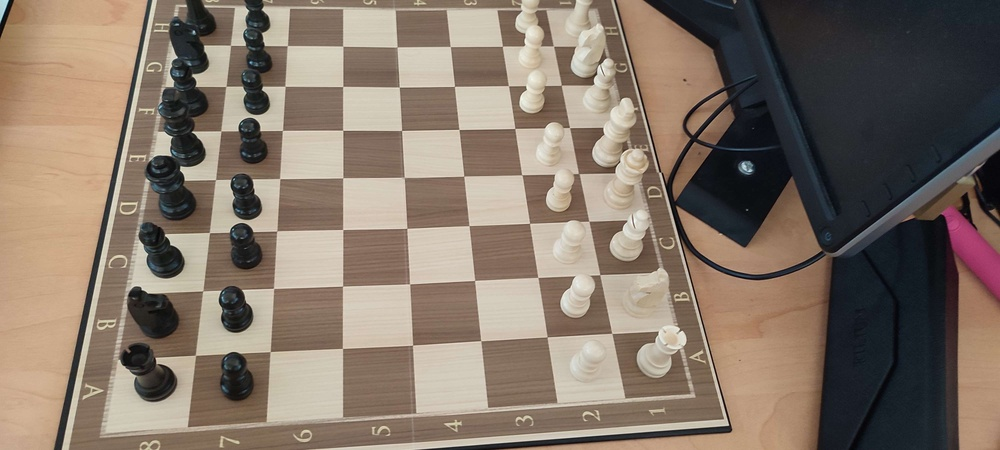
#> input picture ChessReader/img/1681206780824.jpg, 1000 x 450 px, shrunk from 4000 x 1800 before the run
$ python -i preprocess.py   (imports and definitions only)
#> lines starting #> are read from the running program, lines starting #| are printed output that depends on the picture; after the words box and inside, x2 and y2 are one past the last pixel; in counts of white or black regions, pixels touching at a corner belong together
import cv2
import logging
# [1 line not run here, left out]
import pathlib
import numpy

CHESSBOARD_SIZE = (7, 7)
"""Taille intérieure d'un échiquier."""

HIST_THRESHOLD = 3
"""Seuil de l'histogramme pour déterminer si une case est vide ou non."""

CROP_VALUE = 10
"""Valeur de rognage de l'image."""

MIN_PEAKS = 10
"""Nombre minimum de peak dans l'histogramme pour que la case soit considérée comme contenant une case."""

class Point:
    def __init__(self, x: int, y: int) -> None:
        self.x = int(x)
        self.y = int(y)

    def __add__(self, point):
        return Point(self.x + point.x, self.y + point.y)

    def __sub__(self, point):
        return Point(self.x - point.x, self.y - point.y)

    def __str__(self) -> str:
        return f"({self.x}, {self.y})"

    def __repr__(self) -> str:
        return str(self)

    def __iter__(self):
        return iter([self.x, self.y])

class Coordinates:
    def __init__(self, upperleft: Point, upperright: Point, lowerleft: Point, lowerright: Point) -> None:
        self.upperleft = upperleft
        self.upperright = upperright
        self.lowerleft = lowerleft
        self.lowerright = lowerright

    def minX1(self) -> int:
        return max(self.upperleft.x, self.lowerleft.x)

    def minX2(self) -> int:
        return min(self.upperright.x, self.lowerright.x)

    def minY1(self) -> int:
        return max(self.upperleft.y, self.upperright.y)

    def minY2(self) -> int:
        return min(self.lowerleft.y, self.lowerright.y)

    def maxX1(self) -> int:
        return min(self.upperleft.x, self.lowerleft.x)

    def maxX2(self) -> int:
        return max(self.upperright.x, self.lowerright.x)

    def maxY1(self) -> int:
        return min(self.upperleft.y, self.upperright.y)

    def maxY2(self) -> int:
        return max(self.lowerleft.y, self.lowerright.y)

    def get_image(self, image: cv2.Mat) -> cv2.Mat:
        return image[self.minY1():self.minY2(), self.minX1():self.minX2()]

    def __add__(self, coordinate):
        return Coordinates(self.upperleft + coordinate.upperleft, self.upperright + coordinate.upperright, self.lowerleft + coordinate.lowerleft, self.lowerright + coordinate.lowerright)

    def __sub__(self, coordinate):
        return Coordinates(self.upperleft - coordinate.upperleft, self.upperright - coordinate.upperright, self.lowerleft - coordinate.lowerleft, self.lowerright - coordinate.lowerright)

    def __str__(self) -> str:
        return f"[ {self.upperleft}, {self.upperright}\n  {self.lowerleft}, {self.lowerright} ]"

    def __repr__(self) -> str:
        return str(self)

# [25 lines left out: functions _show_image, _crop_to_square, not called in this run]

def _get_cases_coordinates(image: cv2.Mat) -> list:
    """Renvoie une liste de coordonnées de cases d'échiquier via la méthode de findChessboardCornersSB de OpenCV. Efficace pour les images avec une vue de haut."""

    image_bw = cv2.cvtColor(image, cv2.COLOR_BGR2GRAY)
    ret, corners = cv2.findChessboardCornersSB(image_bw, CHESSBOARD_SIZE, flags=cv2.CALIB_CB_NORMALIZE_IMAGE + cv2.CALIB_CB_EXHAUSTIVE + cv2.CALIB_CB_ACCURACY + cv2.CALIB_CB_LARGER)
    if not ret:
        logging.info("Echec de la reconnaissance de l'échiquier avec la méthode findChessboardCornersSB. Tentative avec la méthode findChessboardCorners...")
        ret, corners = cv2.findChessboardCorners(image_bw, CHESSBOARD_SIZE, flags=cv2.CALIB_CB_ADAPTIVE_THRESH + cv2.CALIB_CB_NORMALIZE_IMAGE)
        if not ret:
            raise ValueError(f"OpenCV2 n'a pas réussi à trouver un pattern d'échiquier de {CHESSBOARD_SIZE}.")

    coordinates = [[]]
    for i in range(len(corners) - 8):
        upperleft = Point(corners[i][0][0], corners[i][0][1])
        upperright = Point(corners[i + 1][0][0], corners[i + 1][0][1])
        lowerleft = Point(corners[i + 7][0][0], corners[i + 7][0][1])
        lowerright = Point(corners[i + 8][0][0], corners[i + 8][0][1])

        if upperleft.x > lowerright.x or upperleft.y > lowerright.y:
            coordinates.append([])
            continue

        coordinates[-1].append(Coordinates(upperleft, upperright, lowerleft, lowerright))

    # coordonnées extérieures
    for item in coordinates:
        point_first = item[0]
        point_second = item[1]
        point_before_last = item[-2]
        point_last = item[-1]

        point0 = point_first - (point_second - point_first)
        point8 = point_last + (point_last - point_before_last)

        item.insert(0, point0)
        item.append(point8)
    coordinates.insert(0, [])
    coordinates.append([])
    for i in range(len(coordinates)):
        point_first = coordinates[1][i]
        point_second = coordinates[2][i]
        point_before_last = coordinates[-3][i]
        point_last = coordinates[-2][i]

        point0 = point_first - (point_second - point_first)
        point8 = point_last + (point_last - point_before_last)

        coordinates[0].append(point0)
        coordinates[-1].append(point8)

    return sum(coordinates, []) # aplatit la liste

# [39 lines left out: functions _get_cases_coordinates_harris, _get_chessboard_outline, not called in this run]

def _wrap_image(image: cv2.Mat, coordinates: list) -> cv2.Mat:
    """Distords l'image pour que celle-ci ne contienne uniquement les cases du plateau de jeu."""

    height = image.shape[0]
    width = image.shape[1]
    length = int(height) if height > width else int(width)

    topleft = list(coordinates[0].upperleft)
    topright = list(coordinates[7].upperright)
    bottomleft = list(coordinates[56].lowerleft)
    bottomright = list(coordinates[63].lowerright)

    pts1 = numpy.float32([topleft, topright, bottomleft, bottomright])
    pts2 = numpy.float32([(0, 0), (length, 0), (0, length), (length, length)])
    M = cv2.getPerspectiveTransform(pts1, pts2)
    dst = cv2.warpPerspective(image, M, (width, height))

    h = height / 8
    w = width / 8
    for i in range(8):
        for j in range(8):
            c = Coordinates(Point(i * w, j * h), Point((i + 1) * w, j * h), Point(i * w, (j + 1) * h), Point((i + 1) * w, (j + 1) * h))

    return dst

def _get_cases_color(image: cv2.Mat) -> list:
    """Renvoie une liste de liste de couleurs de cases d'échiquier. True pour blanc, False pour noir."""

    bw_image = cv2.cvtColor(image, cv2.COLOR_BGR2GRAY)
    height, width = bw_image.shape[0] // 8, bw_image.shape[1] // 8
    blur = cv2.GaussianBlur(bw_image, (5, 5), 0)
    _, image_binary = cv2.threshold(blur, 0, 255, cv2.THRESH_BINARY + cv2.THRESH_OTSU)
    lowest_color_coordinates = (None, None)
    lowest_color_content = None
    for x in range(8):
        for y in range(8):
            coordinate = Coordinates(
                Point(x * width, y * height),
                Point(x * width + width, y * height),
                Point(x * width, y * height + height),
                Point(x * width + width, y * height + height)
            )
            average_color = numpy.average(coordinate.get_image(image_binary))
            if lowest_color_content is None or average_color < lowest_color_content:
                lowest_color_content = average_color
                color = average_color > 255 // 2
                lowest_color_coordinates = (x, y)

    if lowest_color_content == 255:
        raise ValueError("Couldn't get the chessboard cases color.")

    colors = []
    current_color = color if ((lowest_color_coordinates[0] % 2 == 0 and lowest_color_coordinates[1] == 0) or (lowest_color_coordinates[0] % 2 != 0 and lowest_color_coordinates[1] % 2 != 0)) else not color
    for _ in range(8):
        for _ in range(8):
            colors.append(current_color)
            current_color = not current_color
        current_color = not current_color
    return colors

# [39 lines left out: function _check_cases_content, not called in this run]

def _get_pieces_color(image: cv2.Mat) -> list:
    """Renvoie une liste de booléen renvoyant True si la couleur de la pièce est l'opposé de la couleur de la case."""

    height, width = image.shape[0] // 8, image.shape[1] // 8
    blur = cv2.GaussianBlur(image, (5,5), 0)
    _, img_binary = cv2.threshold(blur, 130, 255, cv2.THRESH_BINARY)
    img_binary_inverted = cv2.bitwise_not(img_binary)

    morph_kernel = numpy.ones((15, 15), numpy.uint8)
    output = cv2.morphologyEx(img_binary_inverted, cv2.MORPH_CLOSE, morph_kernel)
    pieces_color = []
    for x in range(8):
        for y in range(8):
            coordinate = Coordinates(
                Point(x * width, y * height),
                Point(x * width + width, y * height),
                Point(x * width, y * height + height),
                Point(x * width + width, y * height + height)
            )
            average_color = numpy.average(coordinate.get_image(output))
            b = average_color >= 255 - CROP_VALUE or average_color <= 0 + CROP_VALUE
            pieces_color.append(b)
    return pieces_color

def _preprocess_chessboard(image: cv2.Mat, rotation_factor: int = 0) -> list:
    """Méthode maîtresse qui convertit une image en échiquier digital. Renvoie une exception ValueError si l'image n'est pas valide ou si OpenCV échoue la reconnaissance de l'échiquier. Format de retour : [ (image, case_color, piece_color), ... ]"""

    for _ in range(rotation_factor):
        image = cv2.rotate(image, cv2.ROTATE_90_CLOCKWISE)
    if rotation_factor > 0:
        logging.info(f"Rotation de l'image de {rotation_factor * 90} degrés réalisée avec succès.")
    image = cv2.flip(image, 1)
    coordinates = _get_cases_coordinates(image)
    logging.info(f"Récupération des coordonnées des cases de l'échiquier réalisée avec succès.")
    warped_image = _wrap_image(image, coordinates)
    logging.info(f"Distorsion de l'image réalisée avec succès.")
    colors = _get_cases_color(warped_image)
    logging.info(f"Récupération des couleurs des cases de l'échiquier réalisée avec succès.")
    pieces_color = _get_pieces_color(warped_image)
    logging.info(f"Récupération des couleurs des pièces de l'échiquier réalisée avec succès.")
    # pieces = check_cases_content(warped_image)
    output = []
    for coordinate, case_color, piece_color in zip((coordinates), colors, pieces_color):
        output.append((coordinate.get_image(image), case_color, piece_color))
        # _show_image(coordinate.get_image(image))

    assert len(output) == 64
    logging.info(f"Succès du prétraitement de l'image.")
    return output

# [47 lines left out: functions preprocess_chessboard_from_file, preprocess_chessboard_from_memory, preprocess_with_coordinates, not called in this run]

>>> import cv2
>>> picture = cv2.imread('../../img/1681206780824.jpg')
#> picture is the input picture: shape (450, 1000, 3); mean B, G, R 104.5, 117.5, 132.2
>>> result = _preprocess_chessboard(picture)
#> in _preprocess_chessboard, `image = cv2.flip(image, 1)`:
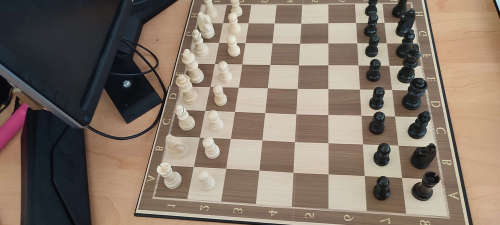
#> image: shape (450, 1000, 3) (shown at 1/2 size); mean B, G, R 104.5, 117.5, 132.2
#> in _get_cases_coordinates, `image_bw = cv2.cvtColor(image, cv2.COLOR_BGR2GRAY)`:
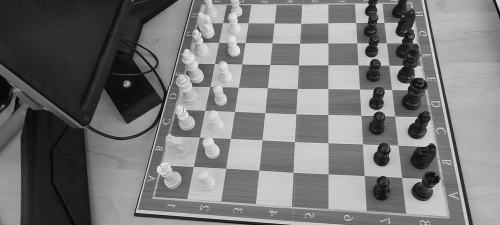
#> image_bw: shape (450, 1000) (shown at 1/2 size); min 1, max 254, mean 120.4
#> in _get_cases_coordinates, `ret, corners = cv2.findChessboardCornersSB(image_bw, CHESSBOARD_SIZE, ..`: ret = True; corners = 49 rows, first 8: [445.5, 45.9], [496.6, 46.41], [548.8, 46.69], [602.2, 46.8], [656.2, 46.27], [712.1, 46.06], [768.6, 45.07], [437.7, 85.14]
#> the loop in _get_cases_coordinates, `for i in range(len(corners) - 8):` made 41 passes
#> after the loop in _get_cases_coordinates, `for i in range(len(corners) - 8):`: coordinates = 6 items
#> the loop in _get_cases_coordinates, `for item in coordinates:` made 6 passes
#> the loop in _get_cases_coordinates, `for i in range(len(coordinates)):` made 8 passes
#> in _wrap_image, `dst = cv2.warpPerspective(image, M, (width, height))`:
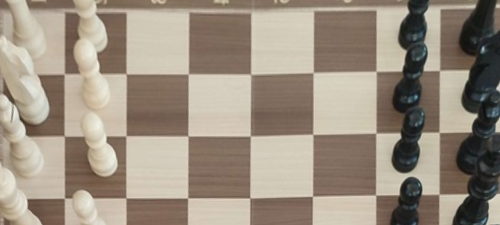
#> dst: shape (450, 1000, 3) (shown at 1/2 size); mean B, G, R 128.4, 143.2, 155.1
#> in _get_cases_color, `bw_image = cv2.cvtColor(image, cv2.COLOR_BGR2GRAY)`:
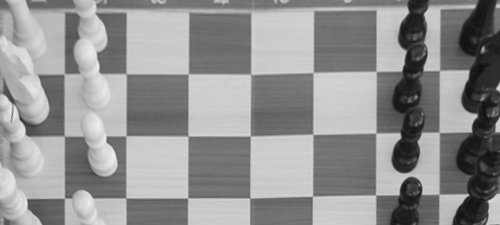
#> bw_image: shape (450, 1000) (shown at 1/2 size); min 11, max 247, mean 145
#> in _get_cases_color, `_, image_binary = cv2.threshold(blur, 0, 255, cv2.THRESH_BINARY + cv2...`:
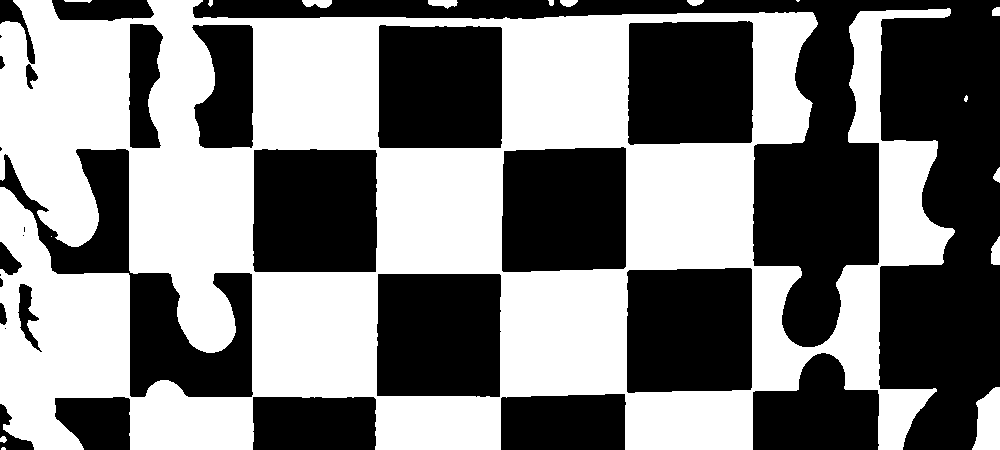
#> image_binary: shape (450, 1000); 50% white; 17 white regions (3 under 20 px), largest, box (x1, y1, x2, y2) and area: (0, 0, 955, 450) 222422, (972, 387, 1000, 450) 1331, (991, 236, 1000, 265) 204
#> in _get_pieces_color, `_, img_binary = cv2.threshold(blur, 130, 255, cv2.THRESH_BINARY)`:
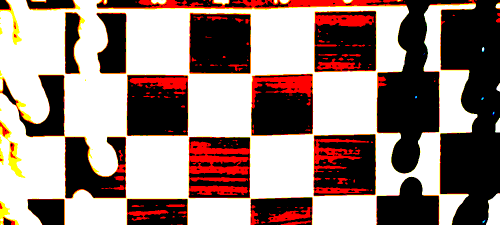
#> img_binary: shape (450, 1000, 3) (shown at 1/2 size); mean B, G, R 125.6, 131.5, 153.3
#> in _get_pieces_color, `output = cv2.morphologyEx(img_binary_inverted, cv2.MORPH_CLOSE, morph_..`:
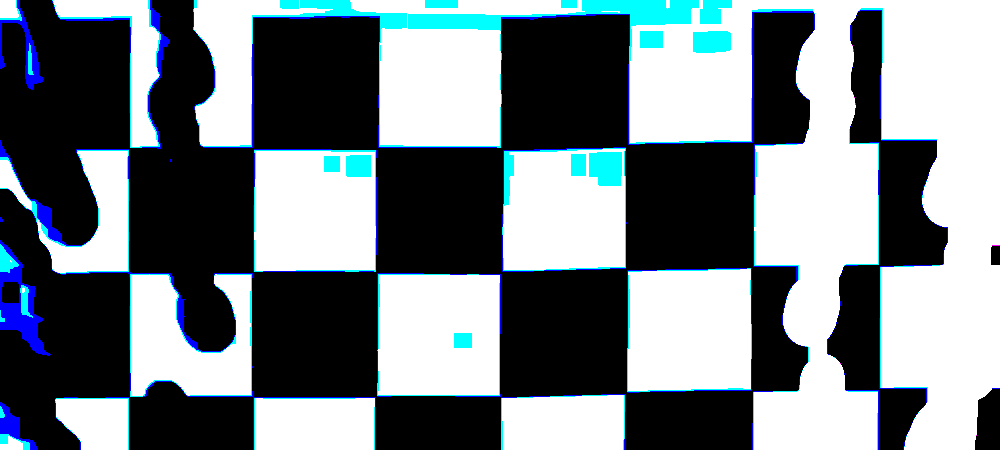
#> output: shape (450, 1000, 3); mean B, G, R 133.1, 127.4, 117.5
#> the loop in _preprocess_chessboard, `for coordinate, case_color, piece_color in zip((coordinates), colors, ..` made 64 passes
#> (case_color, piece_color) on passes 1 to 8: (True, False), (False, True), (True, False), (False, False), (True, False), (False, False), (True, True), (False, False)

$ run again, on ChessReader/img/IMG_20230411_114427.jpg
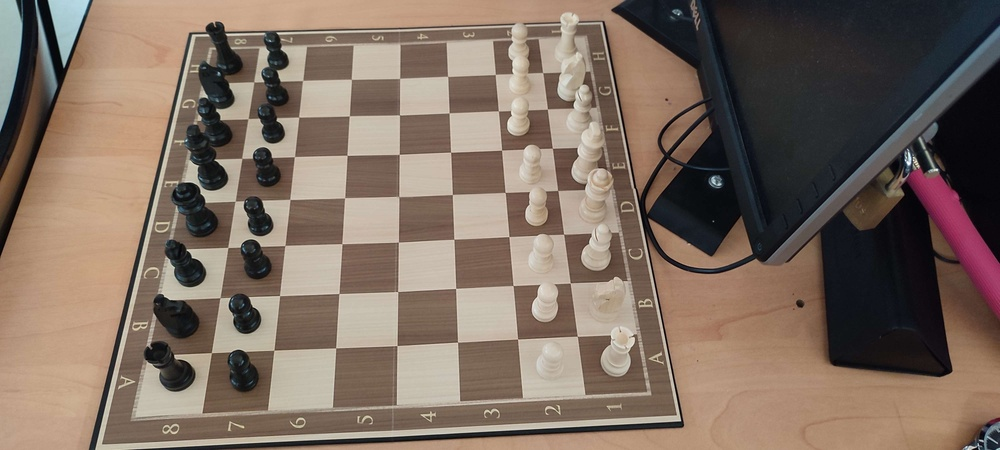
#> input picture ChessReader/img/IMG_20230411_114427.jpg, 1000 x 450 px, shrunk from 4000 x 1800 before the run
#> picture is the input picture: shape (450, 1000, 3); mean B, G, R 96.9, 109.1, 126.3
#> ret = True; corners = 49 rows, first 8: [456.3, 72.53], [503.9, 74.7], [551.4, 76.46], [599.5, 78.28], [647.7, 79.35], [696.7, 80.93], [745.5, 82.06], [451.6, 109]
#> the loop in _get_cases_coordinates, `for i in range(len(corners) - 8):` made 41 passes
#> after the loop in _get_cases_coordinates, `for i in range(len(corners) - 8):`: coordinates = 6 items
#> the loop in _get_cases_coordinates, `for item in coordinates:` made 6 passes
#> the loop in _get_cases_coordinates, `for i in range(len(coordinates)):` made 8 passes
#> in _get_cases_color, `_, image_binary = cv2.threshold(blur, 0, 255, cv2.THRESH_BINARY + cv2...`:
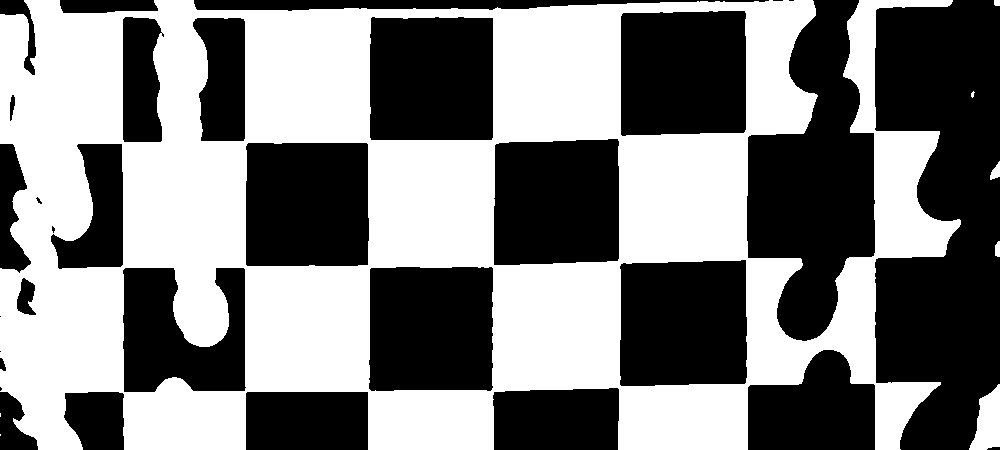
#> image_binary: shape (450, 1000); 50.2% white; 32 black regions (7 under 20 px), largest, box (x1, y1, x2, y2) and area: (875, 0, 1000, 450) 43830, (747, 0, 875, 341) 26220, (620, 260, 747, 386) 15436
#> in _get_pieces_color, `output = cv2.morphologyEx(img_binary_inverted, cv2.MORPH_CLOSE, morph_..`:
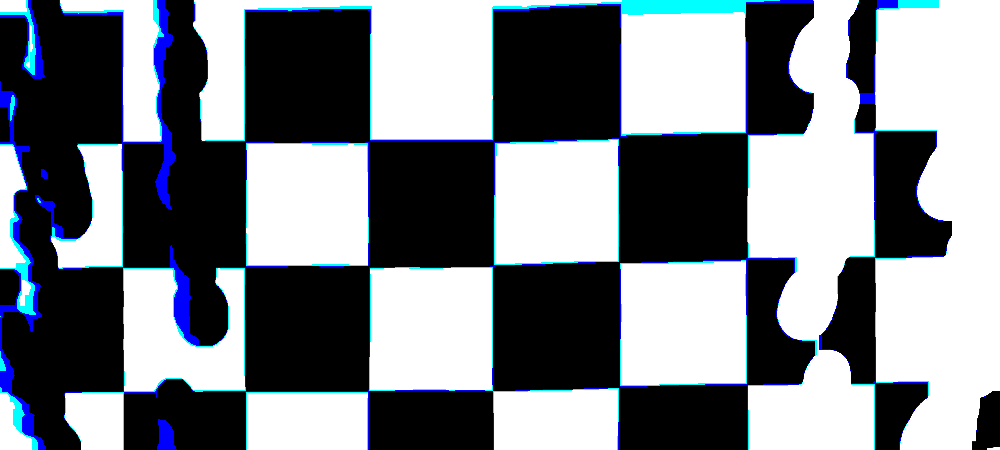
#> output: shape (450, 1000, 3); mean B, G, R 136.8, 129.9, 124
#> the loop in _preprocess_chessboard, `for coordinate, case_color, piece_color in zip((coordinates), colors, ..` made 64 passes
#> (case_color, piece_color) on passes 1 to 8: (True, False), (False, False), (True, False), (False, False), (True, False), (False, False), (True, True), (False, False)
